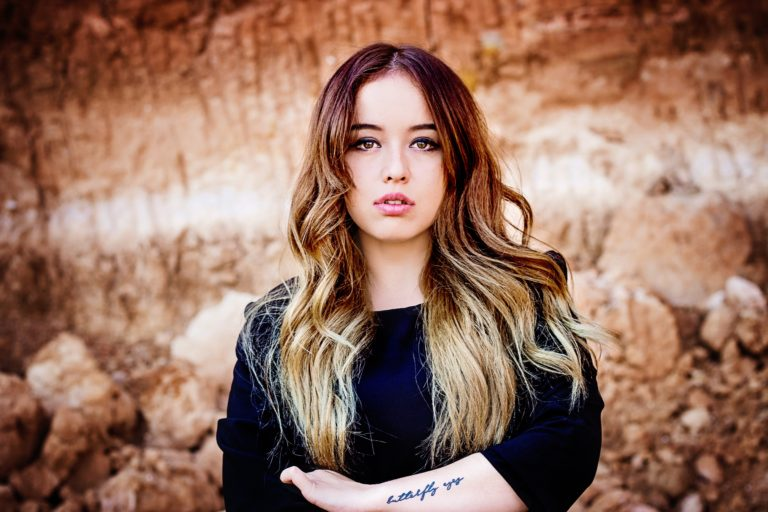
#> input picture intelligent/secondSemester/face.jpg, 768 x 512 px
$ python face_mosaic.py
#> lines starting #> are read from the running program, lines starting #| are printed output that depends on the picture
### intelligent/secondSemester/mosaic.py
import cv2

def mosaic(img, rect, size):
    (x1, y1, x2, y2) = rect
    w = x2 - x1
    h = y2 - y1
    i_rect = img[y1:y2, x1:x2]

    i_small = cv2.resize(i_rect, ( size, size))
    i_mos = cv2.resize(i_small, (w, h), interpolation=cv2.INTER_AREA)

    img2 = img.copy()
    img2[y1:y2, x1:x2] = i_mos
    return img2

### intelligent/secondSemester/face_mosaic.py
import matplotlib.pyplot as plt
import cv2
from mosaic import mosaic as mosaic

cascade_file = "./haarcascades/haarcascade_frontalface_alt.xml"
cascade = cv2.CascadeClassifier(cascade_file)

img = cv2.imread("face.jpg")
#> img is the input picture: shape (512, 768, 3); mean B, G, R 95, 111.8, 149.2
img_gray = cv2.cvtColor(img, cv2.COLOR_BGR2GRAY)
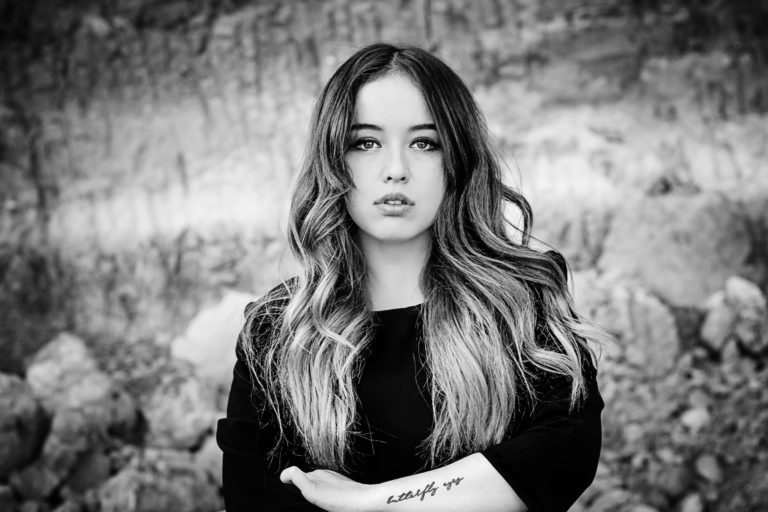
#> img_gray: shape (512, 768); min 0, max 254, mean 121.1

face_list = cascade.detectMultiScale(img_gray, minSize=(150, 150))
#> face_list = [[313, 76, 167, 167]]
if len(face_list) == 0: quit()

for (x, y, w, h) in face_list:
    img = mosaic(img, (x, y, x+w, y+h), 10)
#> this loop made 1 pass
#> (x, y, x1 in mosaic, y1 in mosaic, x2 in mosaic, y2 in mosaic) on pass 1: (313, 76, 313, 76, 480, 243)
#> pass 1, in mosaic, `i_rect = img[y1:y2, x1:x2]`:
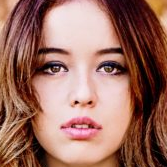
#> i_rect: shape (167, 167, 3); mean B, G, R 97.2, 109.4, 155.5
#> pass 1, in mosaic, `i_mos = cv2.resize(i_small, (w, h), interpolation=cv2.INTER_AREA)`:
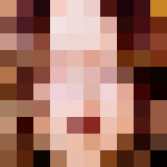
#> i_mos: shape (167, 167, 3); mean of channels 0, 1, 2 97, 110.4, 156.9; drawn as B, G, R
#> pass 1, `img = mosaic(img, (x, y, x+w, y+h), 10)`:
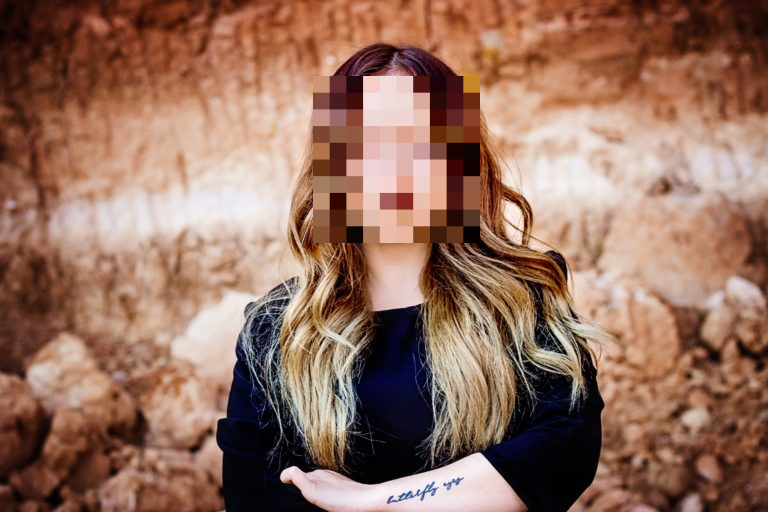
#> img: shape (512, 768, 3); mean B, G, R 95, 111.9, 149.3
cv2.imwrite("anime_mosaic.png", img)
plt.imshow(cv2.cvtColor(img, cv2.COLOR_BGR2GRAY))
plt.show()
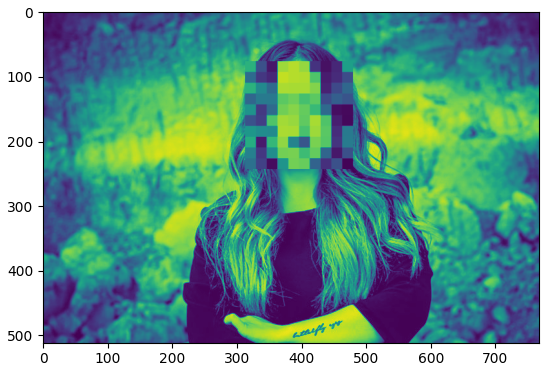
#> figure drawn by matplotlib, 1 panel
